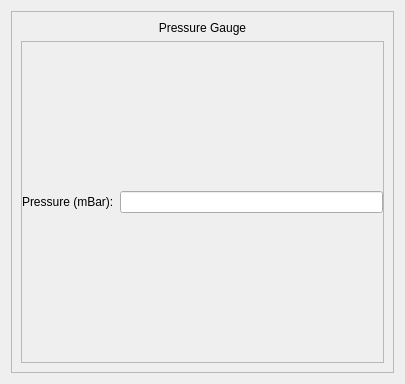
<?xml version="1.0" encoding="UTF-8"?>
<ui version="4.0">
 <class>Form</class>
 <widget class="QWidget" name="Form">
  <property name="geometry">
   <rect>
    <x>0</x>
    <y>0</y>
    <width>405</width>
    <height>384</height>
   </rect>
  </property>
  <property name="windowTitle">
   <string>Form</string>
  </property>
  <layout class="QHBoxLayout" name="horizontalLayout_2">
   <item>
    <widget class="QFrame" name="frame_6">
     <property name="frameShape">
      <enum>QFrame::StyledPanel</enum>
     </property>
     <property name="frameShadow">
      <enum>QFrame::Raised</enum>
     </property>
     <layout class="QVBoxLayout" name="verticalLayout_2">
      <item>
       <widget class="QLabel" name="label_8">
        <property name="sizePolicy">
         <sizepolicy hsizetype="Preferred" vsizetype="Maximum">
          <horstretch>0</horstretch>
          <verstretch>0</verstretch>
         </sizepolicy>
        </property>
        <property name="text">
         <string>Pressure Gauge</string>
        </property>
        <property name="alignment">
         <set>Qt::AlignCenter</set>
        </property>
       </widget>
      </item>
      <item>
       <widget class="QFrame" name="frame">
        <property name="frameShape">
         <enum>QFrame::StyledPanel</enum>
        </property>
        <property name="frameShadow">
         <enum>QFrame::Raised</enum>
        </property>
        <layout class="QHBoxLayout" name="horizontalLayout">
         <property name="leftMargin">
          <number>0</number>
         </property>
         <property name="topMargin">
          <number>0</number>
         </property>
         <property name="rightMargin">
          <number>0</number>
         </property>
         <property name="bottomMargin">
          <number>0</number>
         </property>
         <item>
          <widget class="QLabel" name="label">
           <property name="text">
            <string>Pressure (mBar):</string>
           </property>
          </widget>
         </item>
         <item>
          <widget class="QLineEdit" name="pressureGaugeLineEdit">
           <property name="readOnly">
            <bool>true</bool>
           </property>
          </widget>
         </item>
        </layout>
       </widget>
      </item>
     </layout>
    </widget>
   </item>
  </layout>
 </widget>
 <resources/>
 <connections/>
</ui>
